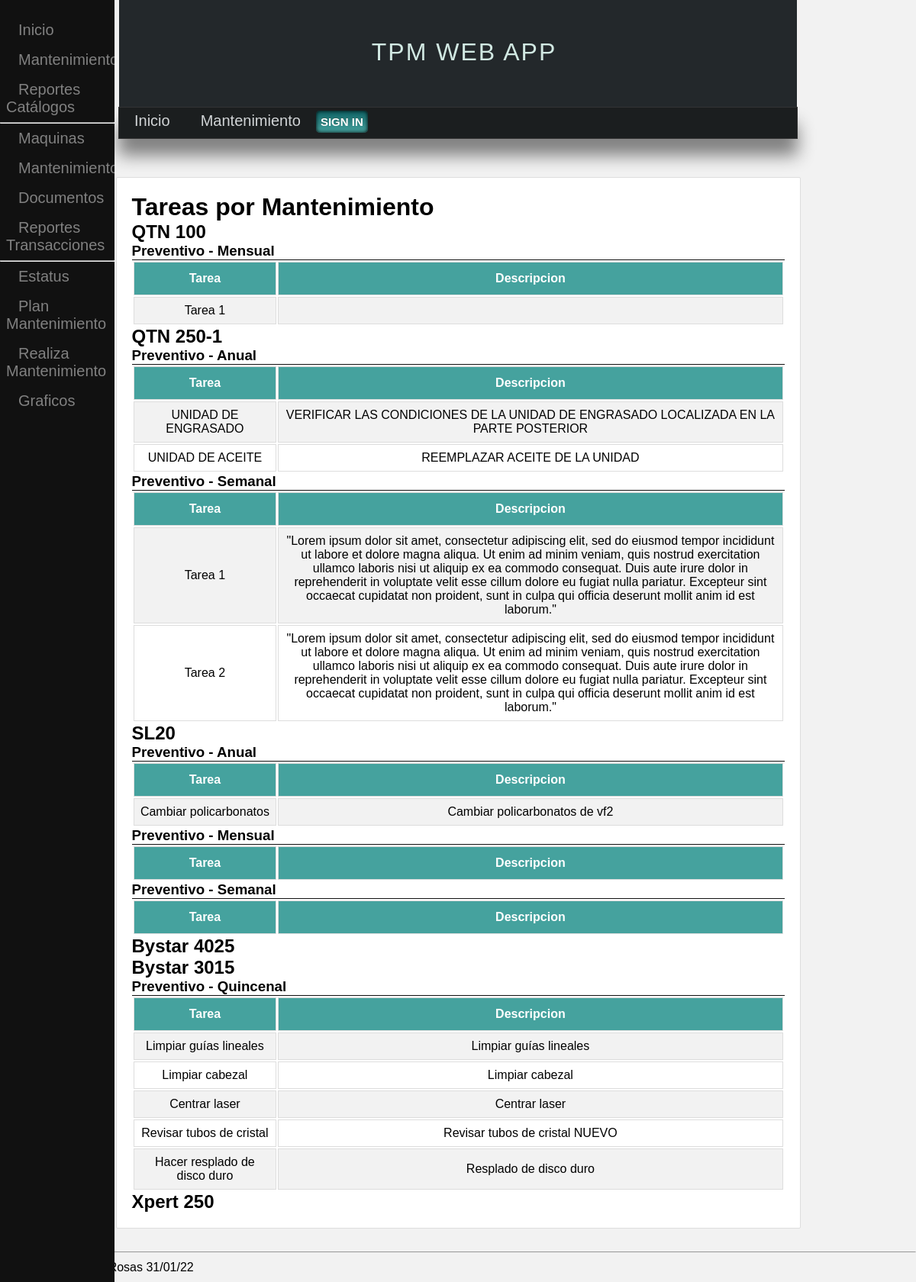
Page /mantenimiento/catalogos/reporte-tareas/ on the committed database.
### mantt/models.py (models this page shows, shortened)
class Maquina(models.Model):
    nombre_maquina = models.CharField(max_length=100, blank=False, verbose_name='Maquina',unique=True)
    modelo = models.ForeignKey(Modelo, on_delete=DO_NOTHING)
    no_serie = models.CharField(max_length=100)
    codigo_kepler = models.CharField(max_length=100)
    imagen = models.ImageField(blank=True,upload_to='maquina_master')
    def __str__(self):
        return '{}'.format(self.nombre_maquina)

class Mantenimiento(models.Model):
    nombre_mant = models.CharField(max_length=100, blank=False, verbose_name='Mantenimiento')
    class tipo_mant(models.TextChoices):
        Preventivo = 'Preventivo'
        Correctivo = 'Correctivo'
    tipo = models.CharField(max_length=10, choices=tipo_mant.choices)
    class periodicidad(models.TextChoices):
        unico = 'Unico'
        semanal = 'Semanal'
        quincenal = 'Quincenal'
        mensual = 'Mensual'
        bimestral = 'Bimestral'
        trimestral = 'Trimestral'
        semestral = 'Semestral'
        anual = 'Anual'
    periodo = models.CharField(max_length=20, choices=periodicidad.choices)
    maquina = models.ForeignKey(Maquina, on_delete=CASCADE)
    class Meta:
        ordering = ['maquina','periodo']

class Tarea(models.Model):
    tarea = models.CharField(max_length=50, blank=False, verbose_name='tarea')
    descripcion = models.TextField(max_length=500, blank=True)
    mant = models.ForeignKey(Mantenimiento, on_delete=DO_NOTHING)

### mantt/views/tareas.py (the view)
# urls.py: path('mantenimiento/catalogos/reporte-tareas/',mt.rep_tareas_mant, name='rep_tareas'),
def rep_tareas_mant(request):
    mant = Mantenimiento.objects.all()
    tareas = Tarea.objects.all()
    maquinas = Maquina.objects.all()
    return render(request, 'Catalogos/Tareas/rep_tareas.html', {
        'mantenimiento':mant,
        'tarea': tareas,
        'maquinas' : maquinas
    })

### mantt/templates/Catalogos/Tareas/rep_tareas.html (shortened to what this page needs)
{% extends 'base.html' %}
{% block content %}
{% include 'sidenav_mant.html'%}
<h1 class="title"> Tareas por Mantenimiento </h1>
{% for maquina in maquinas%}
<h2>  {{maquina}} </h2>
    {%for mant in mantenimiento %}
        {% if maquina == mant.maquina%}
            <h3> {{mant.tipo}} - {{mant.periodo}}</h3>
            <table>
                <tr>
                    <th style='width: 20%'> Tarea  </th>
                    <th> Descripcion </th>
                {% for tar in tarea %}
                    {% if mant == tar.mant%}
                        </tr>
                        <tr>
                            <td style='width: 20%'>  {{tar.tarea}}  </td>
                            <td> {{tar.descripcion}} </td>
                        </tr>
                    {% endif %}
                {% endfor %}
            </table>
        {% endif %}
    {% endfor %}
{% endfor %}
{% endblock %}

### static/css/styles.css (style rules this page uses)
* { margin: 0px; padding: 0px; font-family:Arial, Helvetica, sans-serif; text-decoration: none; }
body { background-color: #f2f2f2; }
table { display: table; width: 100%; border-top: 1px solid #111; table-layout: fixed; text-align: center; }
table td, table th { border: 1px solid #ddd; padding: 8px; }
table tr:nth-child(even) { background-color: #f2f2f2; }
table th { padding-top: 12px; padding-bottom: 12px; text-align: center; background-color: #45a29e; color: white; }

### rows in the picture
Maquina: nombre_maquina "QTN 100"
Mantenimiento: tipo "Preventivo", periodo "Mensual"
Tarea: tarea "Tarea 1"
Maquina: nombre_maquina "QTN 250-1"
Mantenimiento: tipo "Preventivo", periodo "Anual"
Tarea: tarea "UNIDAD DE ENGRASADO", descripcion "VERIFICAR LAS CONDICIONES DE LA UNIDAD DE ENGRASADO LOCALIZADA EN LA PARTE POSTERIOR"
Tarea: tarea "UNIDAD DE ACEITE", descripcion "REEMPLAZAR ACEITE DE LA UNIDAD"
Mantenimiento: tipo "Preventivo", periodo "Semanal"
Tarea: tarea "Tarea 1", descripcion "\"Lorem ipsum dolor sit amet, consectetur adipiscing elit, sed do eiusmod tempor incididunt ut labore et dolore magna aliqua. Ut enim ad minim veniam, quis nostrud exercitation ullamco laboris nisi ut aliquip ex ea commodo consequat. Duis aute irure dolor in reprehenderit in voluptate velit esse cillum dolore eu fugiat nulla pariatur. Excepteur sint occaecat cupidatat non proident, sunt in culpa qui officia deserunt mollit anim id est laborum.\""
Tarea: tarea "Tarea 2", descripcion "\"Lorem ipsum dolor sit amet, consectetur adipiscing elit, sed do eiusmod tempor incididunt ut labore et dolore magna aliqua. Ut enim ad minim veniam, quis nostrud exercitation ullamco laboris nisi ut aliquip ex ea commodo consequat. Duis aute irure dolor in reprehenderit in voluptate velit esse cillum dolore eu fugiat nulla pariatur. Excepteur sint occaecat cupidatat non proident, sunt in culpa qui officia deserunt mollit anim id est laborum.\""
Maquina: nombre_maquina "SL20"
Mantenimiento: tipo "Preventivo", periodo "Anual"
Tarea: tarea "Cambiar policarbonatos", descripcion "Cambiar policarbonatos de vf2"
Mantenimiento: tipo "Preventivo", periodo "Mensual"
Mantenimiento: tipo "Preventivo", periodo "Semanal"
Maquina: nombre_maquina "Bystar 4025"
Maquina: nombre_maquina "Bystar 3015"
Mantenimiento: tipo "Preventivo", periodo "Quincenal"
Tarea: tarea "Limpiar guías lineales", descripcion "Limpiar guías lineales"
Tarea: tarea "Limpiar cabezal", descripcion "Limpiar cabezal"
Tarea: tarea "Centrar laser", descripcion "Centrar laser"
Tarea: tarea "Revisar tubos de cristal", descripcion "Revisar tubos de cristal NUEVO"
Tarea: tarea "Hacer resplado de disco duro", descripcion "Resplado de disco duro"
Maquina: nombre_maquina "Xpert 250"
